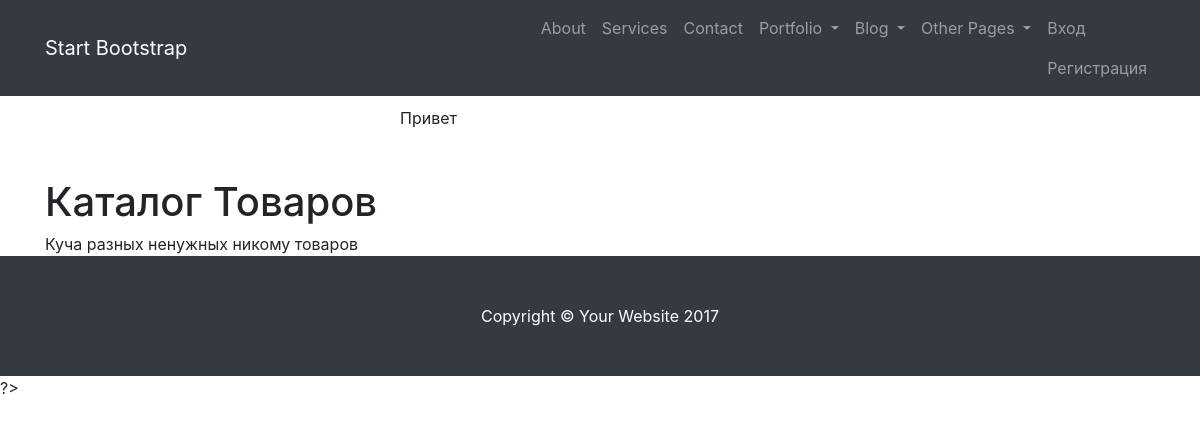
Before: /catalogs.php?id=1 with the older database file.
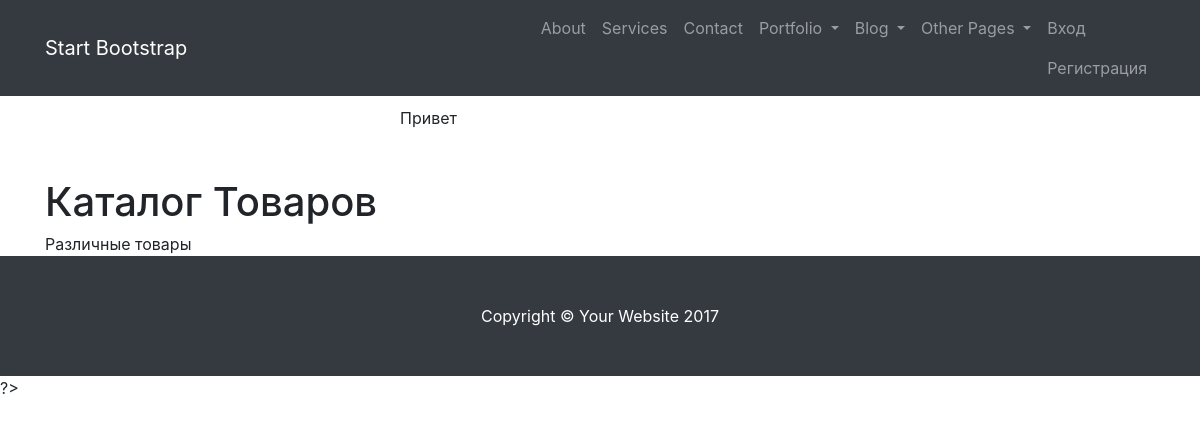
After: the same page with the newer database file.
### tables this page shows
CREATE TABLE IF NOT EXISTS `catalogs` (
  `id` int(11) NOT NULL AUTO_INCREMENT,
  `name` tinytext NOT NULL,
  `body` text NOT NULL,
  `type` tinytext NOT NULL,
  PRIMARY KEY (`id`)
);

### catalogs.php (the view, shortened to what this page needs)
<?php
	require_once('templates/top.php');
	$id = (int) $_GET['id'];
	$query =	"SELECT * FROM catalogs
				WHERE id = $id";
	$adr = mysqli_query($db_con, $query);
	$tbl_mains = mysqli_fetch_array($adr);
?>
<div class="container">
	<h1>
		<?=$tbl_mains['name'];?>
	</h1>
	<?=$tbl_mains['body']?>
</div>
<?php require_once('templates/bottom.php') ?>

### templates/top.php (shortened to what this page needs)
<!DOCTYPE html>
<html lang="en">
  <head>
    <link href="vendor/bootstrap/css/bootstrap.min.css" rel="stylesheet">
    <link href="css/modern-business.css" rel="stylesheet">
    <link href="css/style.css" rel="stylesheet">
  </head>
  <body>
    <nav class="navbar fixed-top navbar-expand-lg navbar-dark bg-dark fixed-top">
      <div class="container">
        <a class="navbar-brand" href="/">Start Bootstrap</a>
        <div class="collapse navbar-collapse" id="navbarResponsive">
          <ul class="navbar-nav ml-auto" >
            <li class="nav-item">
              <a class="nav-link menu" href="static.php?url=about" data-body="Раздел о Компании. Текст Текст Текст Текст Текст Текст Текст Текст Текст Текст Текст Текст Текст Текст Текст Текст Текст " data-color="green">About</a>
            </li>
            <li class="nav-item">
              <a class="nav-link menu" href="static.php?url=services" data-body="Раздел об Услугах. Текст Текст Текст Текст Текст Текст Текст Текст Текст Текст Текст Текст Текст Текст Текст Текст Текст " data-color="green">Services</a>
            </li>
            <li class="nav-item">
              <a class="nav-link menu" href="static.php?url=contacts" data-body="Раздел с Контактами Текст Текст Текст Текст Текст Текст Текст Текст Текст Текст Текст Текст Текст Текст Текст Текст Текст " data-color="green">Contact</a>
            </li>
            <li class="nav-item dropdown">
              <a class="nav-link menu dropdown-toggle" href="#" id="navbarDropdownPortfolio" data-toggle="dropdown" aria-haspopup="true" aria-expanded="false" data-body="Раздел с Портфолио. Текст Текст Текст Текст Текст Текст Текст Текст Текст Текст Текст Текст Текст Текст Текст Текст Текст " data-color="green">
                Portfolio
              </a>
            </li>
            <li class="nav-item dropdown">
              <a class="nav-link menu dropdown-toggle" href="#" id="navbarDropdownBlog" data-toggle="dropdown" aria-haspopup="true" aria-expanded="false" data-body="Раздел с Блогом. Текст Текст Текст Текст Текст Текст Текст Текст Текст Текст Текст Текст Текст Текст Текст Текст Текст " data-color="green">
                Blog
              </a>
            </li>
            <li class="nav-item dropdown">
              <a class="nav-link dropdown-toggle" href="#" id="navbarDropdownBlog" data-toggle="dropdown" aria-haspopup="true" aria-expanded="false">
                Other Pages
              </a>
            </li>
            <li>
              <?
              if (isset ($_SESSION['user_id'])) { ?>
                <a class="nav-link" href="cabinet.php" >Личный кабинет</a>
                <a class="nav-link" href="logout.php">Выход</a>
              <?
              } else { ?>
                <a class="nav-link" href="login.php" >Вход</a>
                <a class="nav-link" href="register.php">Регистрация</a>
              <? }
              ?>
            </li>
          </ul>
        </div>
      </div>
    </nav>
    <div id="tips">Привет</div>

### templates/bottom.php (shortened to what this page needs)
    <footer class="py-5 bg-dark">
      <div class="container">
        <p class="m-0 text-center text-white">Copyright &copy; Your Website 2017</p>
      </div>
    </footer>
  </body>
</html>

### css/modern-business.css (style rules this page uses)
body { padding-top: 54px; }
@media (min-width: 992px) { body { padding-top: 56px; } }

### css/style.css (style rules this page uses)
#tips { margin: 50px 400px; }

Changed rows visible on the page:
changed catalogs "Каталог Товаров": body "Куча разных ненужных никому товаров" → "Различные товары"
